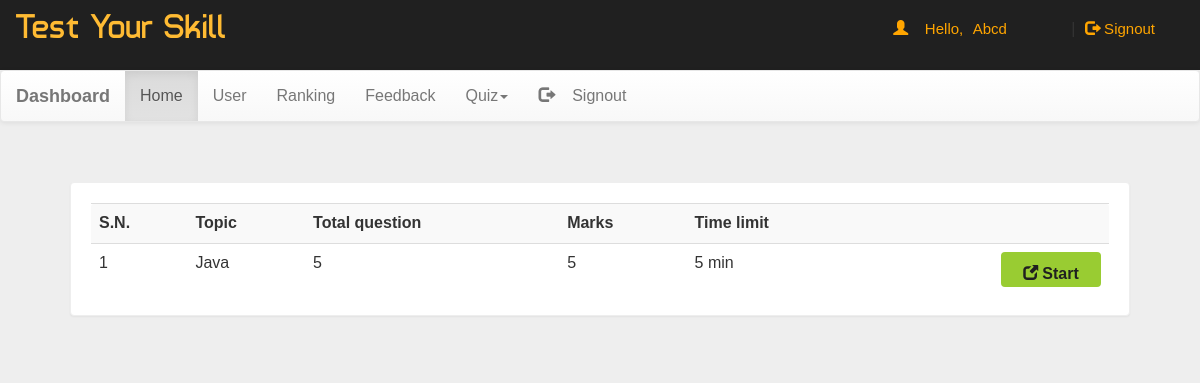
The app's page /dash.php (signed in) with its own data.
### tables this page shows
CREATE TABLE `quiz` (
  `eid` text NOT NULL,
  `title` varchar(100) NOT NULL,
  `sahi` int(11) NOT NULL,
  `wrong` int(11) NOT NULL,
  `total` int(11) NOT NULL,
  `time` bigint(20) NOT NULL,
  `intro` text NOT NULL,
  `tag` varchar(100) NOT NULL,
  `date` timestamp NOT NULL DEFAULT CURRENT_TIMESTAMP ON UPDATE CURRENT_TIMESTAMP
);

### dash.php (the view, shortened to what this page needs)
<!DOCTYPE html PUBLIC "-//W3C//DTD XHTML 1.0 Transitional//EN" "http://www.w3.org/TR/xhtml1/DTD/xhtml1-transitional.dtd">
<html xmlns="http://www.w3.org/1999/xhtml">
<head>
<link  rel="stylesheet" href="css/bootstrap.min.css"/>
 <link  rel="stylesheet" href="css/bootstrap-theme.min.css"/>
 <link rel="stylesheet" href="css/main.css">
 <link  rel="stylesheet" href="css/font.css">
</head>
<body  style="background:#eee;">
<div class="header">
<div class="row">
<div class="col-lg-6">
<span class="logo">Test Your Skill</span></div>
<?php
 include_once 'dbConnection.php';
$email=$_SESSION['email'];
  if(!(isset($_SESSION['email']))){
header("location:index.php");
}
else
{
$name = $_SESSION['name'];;
echo '<span class="pull-right top title1" ><span class="log1"><span class="glyphicon glyphicon-user" aria-hidden="true"></span>&nbsp;&nbsp;&nbsp;&nbsp;Hello,</span> <a href="account.php" class="log log1">'.$name.'</a>&nbsp;|&nbsp;<a href="logout.php?q=account.php" class="log"><span class="glyphicon glyphicon-log-out" aria-hidden="true"></span>&nbsp;Signout</button></a></span>';
}?>
</div></div>
<nav class="navbar navbar-default title1">
  <div class="container-fluid">
    <div class="navbar-header">
      <a class="navbar-brand" href="dash.php?q=0"><b>Dashboard</b></a>
    </div>
    <div class="collapse navbar-collapse" id="bs-example-navbar-collapse-1">
      <ul class="nav navbar-nav">
        <li <?php if(@$_GET['q']==0) echo'class="active"'; ?>><a href="dash.php?q=0">Home<span class="sr-only">(current)</span></a></li>
        <li <?php if(@$_GET['q']==1) echo'class="active"'; ?>><a href="dash.php?q=1">User</a></li>
		<li <?php if(@$_GET['q']==2) echo'class="active"'; ?>><a href="dash.php?q=2">Ranking</a></li>
		<li <?php if(@$_GET['q']==3) echo'class="active"'; ?>><a href="dash.php?q=3">Feedback</a></li>
        <li class="dropdown <?php if(@$_GET['q']==4 || @$_GET['q']==5) echo'active"'; ?>">
          <a href="#" class="dropdown-toggle" data-toggle="dropdown" role="button" aria-haspopup="true" aria-expanded="false">Quiz<span class="caret"></span></a>
        </li><li class="pull-right"> <a href="logout.php?q=account.php"><span class="glyphicon glyphicon-log-out" aria-hidden="true"></span>&nbsp;&nbsp;&nbsp;&nbsp;Signout</a></li>
      </ul>
          </div>
  </div>
</nav>
<div class="container">
<div class="row">
<div class="col-md-12">
<?php if(@$_GET['q']==0) {
$result = mysqli_query($con,"SELECT * FROM quiz ORDER BY date DESC") or die('Error');
echo  '<div class="panel"><div class="table-responsive"><table class="table table-striped title1">
<tr><td><b>S.N.</b></td><td><b>Topic</b></td><td><b>Total question</b></td><td><b>Marks</b></td><td><b>Time limit</b></td><td></td></tr>';
$c=1;
while($row = mysqli_fetch_array($result)) {
	$title = $row['title'];
	$total = $row['total'];
	$sahi = $row['sahi'];
    $time = $row['time'];
	$eid = $row['eid'];
$q12=mysqli_query($con,"SELECT score FROM history WHERE eid='$eid' AND email='$email'" )or die('Error98');
$rowcount=mysqli_num_rows($q12);
if($rowcount == 0){
	echo '<tr><td>'.$c++.'</td><td>'.$title.'</td><td>'.$total.'</td><td>'.$sahi*$total.'</td><td>'.$time.'&nbsp;min</td>
	<td><b><a href="account.php?q=quiz&step=2&eid='.$eid.'&n=1&t='.$total.'" class="pull-right btn sub1" style="margin:0px;background:#99cc32"><span class="glyphicon glyphicon-new-window" aria-hidden="true"></span>&nbsp;<span class="title1"><b>Start</b></span></a></b></td></tr>';
}
}
echo '</table></div></div>';
}
?>
</div>
</div></div>
</body>
</html>

### css/main.css (style rules this page uses)
body { overflow-x:hidden; width:100%; font: 15px "Century Gothic", "Times Roman", sans-serif; background:#eee; min-height:550px; background-attachment:fixed; }
.panel { border-color:#eee; margin:40px; padding:20px; font: 15px "Century Gothic", "Times Roman", sans-serif; }
.header { background:#202020; height:70px; }
.logo { font-family:'typo'; font-size:35px; color:#ffbb33; margin:15px; }
.title1 { font: 16px "Century Gothic", "Times Roman", sans-serif; }
.sub1 { width:90px; color:#202020; background:orange; font-size:15px; height:35px; margin:20px; padding:10px; width:100px; }
.top { margin-top:20px; }
.log1 { font: 15px 'Ubuntu', sans-serif; color:orange; margin-left:10px; }
.log { margin:10px; margin-right:60px; margin-left:5px; color:orange; text-decoration:none; font-size:20px; font-size:15px; }

### records on screen
quiz: title "Java", total "5", $sahi*$total "5", time "5"

### other values on screen
$name "Abcd"
